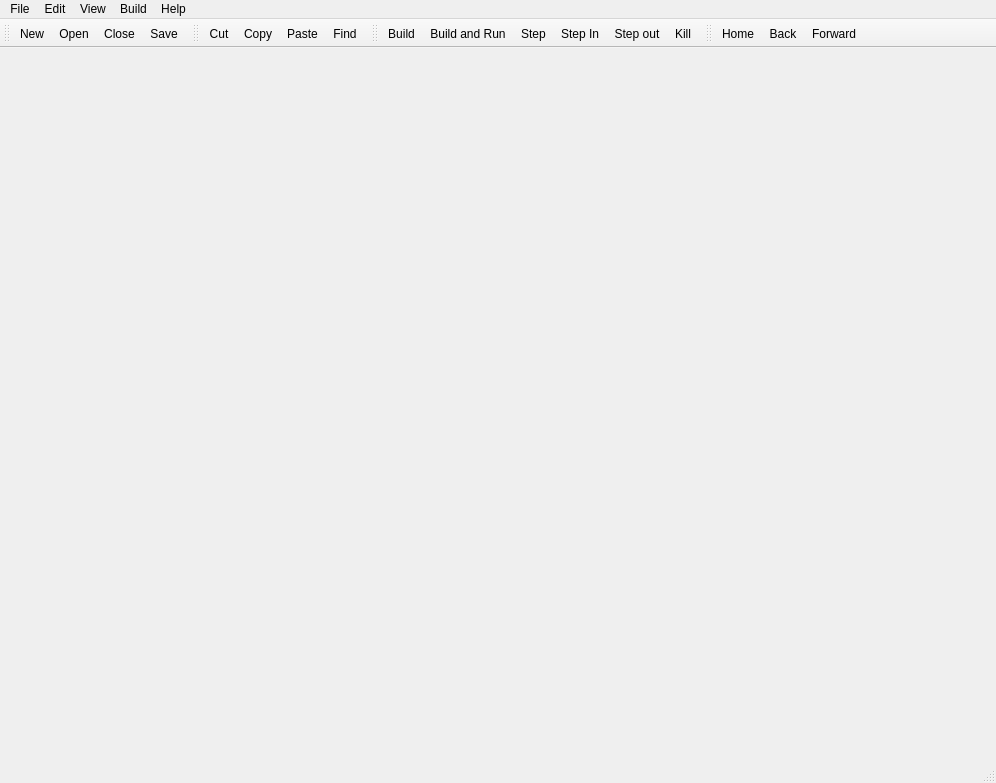
 <widget class="QMainWindow" name="MainWindow">
  <property name="geometry">
   <rect>
    <x>0</x>
    <y>0</y>
    <width>996</width>
    <height>783</height>
   </rect>
  </property>
  <property name="windowTitle">
   <string>Big Ted</string>
  </property>
  <property name="documentMode">
   <bool>false</bool>
  </property>
  <property name="dockOptions">
   <set>QMainWindow::AllowNestedDocks|QMainWindow::AllowTabbedDocks|QMainWindow::AnimatedDocks</set>
  </property>
  <widget class="QWidget" name="centralWidget">
   <layout class="QGridLayout" name="gridLayout_3"/>
  </widget>
  <widget class="QToolBar" name="fileToolBar">
   <property name="iconSize">
    <size>
     <width>24</width>
     <height>24</height>
    </size>
   </property>
   <attribute name="toolBarArea">
    <enum>TopToolBarArea</enum>
   </attribute>
   <attribute name="toolBarBreak">
    <bool>false</bool>
   </attribute>
   <addaction name="actionNew"/>
   <addaction name="actionOpen"/>
   <addaction name="actionClose"/>
   <addaction name="actionSave"/>
  </widget>
  <widget class="QStatusBar" name="statusBar"/>
  <widget class="QToolBar" name="editToolBar">
   <property name="windowTitle">
    <string>toolBar</string>
   </property>
   <attribute name="toolBarArea">
    <enum>TopToolBarArea</enum>
   </attribute>
   <attribute name="toolBarBreak">
    <bool>false</bool>
   </attribute>
   <addaction name="actionEditCut"/>
   <addaction name="actionEditCopy"/>
   <addaction name="actionEditPaste"/>
   <addaction name="actionEditFind"/>
  </widget>
  <widget class="QToolBar" name="buildToolBar">
   <property name="windowTitle">
    <string>toolBar</string>
   </property>
   <attribute name="toolBarArea">
    <enum>TopToolBarArea</enum>
   </attribute>
   <attribute name="toolBarBreak">
    <bool>false</bool>
   </attribute>
   <addaction name="actionBuildBuild"/>
   <addaction name="actionBuildRun"/>
   <addaction name="actionStep"/>
   <addaction name="actionStep_In"/>
   <addaction name="actionStep_Out"/>
   <addaction name="actionKill"/>
  </widget>
  <widget class="QToolBar" name="helpToolBar">
   <property name="windowTitle">
    <string>toolBar</string>
   </property>
   <attribute name="toolBarArea">
    <enum>TopToolBarArea</enum>
   </attribute>
   <attribute name="toolBarBreak">
    <bool>false</bool>
   </attribute>
   <addaction name="actionHelpHome"/>
   <addaction name="actionHelpBack"/>
   <addaction name="actionHelpForward"/>
  </widget>
  <widget class="QMenuBar" name="menuBar">
   <property name="geometry">
    <rect>
     <x>0</x>
     <y>0</y>
     <width>996</width>
     <height>21</height>
    </rect>
   </property>
   <widget class="QMenu" name="menuFile">
    <property name="title">
     <string>File</string>
    </property>
    <widget class="QMenu" name="menuRecent_Files">
     <property name="title">
      <string>Recent Files...</string>
     </property>
    </widget>
    <addaction name="actionNew"/>
    <addaction name="actionOpen"/>
    <addaction name="menuRecent_Files"/>
    <addaction name="separator"/>
    <addaction name="actionClose"/>
    <addaction name="actionClose_All"/>
    <addaction name="separator"/>
    <addaction name="actionSave"/>
    <addaction name="actionSave_As"/>
    <addaction name="actionSave_All"/>
    <addaction name="separator"/>
    <addaction name="actionFileNext"/>
    <addaction name="actionFilePrevious"/>
    <addaction name="separator"/>
    <addaction name="actionPrefs"/>
    <addaction name="separator"/>
    <addaction name="actionFileQuit"/>
   </widget>
   <widget class="QMenu" name="menuBuild">
    <property name="title">
     <string>Build</string>
    </property>
    <addaction name="actionBuildBuild"/>
    <addaction name="actionBuildRun"/>
    <addaction name="separator"/>
    <addaction name="actionStep"/>
    <addaction name="actionStep_In"/>
    <addaction name="actionStep_Out"/>
    <addaction name="actionKill"/>
    <addaction name="separator"/>
    <addaction name="actionTarget"/>
    <addaction name="actionConfig"/>
    <addaction name="separator"/>
    <addaction name="actionLock_Build_File"/>
    <addaction name="actionUnlock_Build_File"/>
    <addaction name="separator"/>
    <addaction name="actionOpenProject"/>
   </widget>
   <widget class="QMenu" name="menuEdit">
    <property name="title">
     <string>Edit</string>
    </property>
    <addaction name="actionEditUndo"/>
    <addaction name="actionEditRedo"/>
    <addaction name="separator"/>
    <addaction name="actionEditCut"/>
    <addaction name="actionEditCopy"/>
    <addaction name="actionEditPaste"/>
    <addaction name="actionEditDelete"/>
    <addaction name="separator"/>
    <addaction name="actionEditSelectAll"/>
    <addaction name="separator"/>
    <addaction name="actionEditFind"/>
    <addaction name="actionEditFindNext"/>
    <addaction name="actionEditGoto"/>
    <addaction name="separator"/>
    <addaction name="actionEditFindInFiles"/>
   </widget>
   <widget class="QMenu" name="menuView">
    <property name="title">
     <string>View</string>
    </property>
    <widget class="QMenu" name="menuToolbars">
     <property name="title">
      <string>Toolbars</string>
     </property>
     <addaction name="actionViewFile"/>
     <addaction name="actionViewEdit"/>
     <addaction name="actionViewBuild"/>
     <addaction name="actionViewHelp"/>
    </widget>
    <widget class="QMenu" name="menuWindows">
     <property name="title">
      <string>Windows</string>
     </property>
     <addaction name="actionViewBrowser"/>
     <addaction name="actionViewConsole"/>
    </widget>
    <addaction name="menuToolbars"/>
    <addaction name="menuWindows"/>
   </widget>
   <widget class="QMenu" name="menuHelp">
    <property name="title">
     <string>Help</string>
    </property>
    <addaction name="actionHelpHome"/>
    <addaction name="actionHelpBack"/>
    <addaction name="actionHelpForward"/>
    <addaction name="separator"/>
    <addaction name="actionHelpQuickHelp"/>
    <addaction name="separator"/>
    <addaction name="actionAbout"/>
   </widget>
   <addaction name="menuFile"/>
   <addaction name="menuEdit"/>
   <addaction name="menuView"/>
   <addaction name="menuBuild"/>
   <addaction name="menuHelp"/>
  </widget>
  <action name="actionOpen">
   <property name="icon">
    <iconset resource="resources.qrc">
     <normaloff>:/icons/Open.png</normaloff>:/icons/Open.png</iconset>
   </property>
   <property name="text">
    <string>Open...</string>
   </property>
   <property name="shortcut">
    <string>Ctrl+O</string>
   </property>
  </action>
  <action name="actionSave">
   <property name="icon">
    <iconset resource="resources.qrc">
     <normaloff>:/icons/Save.png</normaloff>:/icons/Save.png</iconset>
   </property>
   <property name="text">
    <string>Save</string>
   </property>
   <property name="shortcut">
    <string>Ctrl+S</string>
   </property>
  </action>
  <action name="actionSave_All">
   <property name="text">
    <string>Save All</string>
   </property>
   <property name="shortcut">
    <string>Ctrl+Shift+S</string>
   </property>
  </action>
  <action name="actionClose">
   <property name="icon">
    <iconset resource="resources.qrc">
     <normaloff>:/icons/Close.png</normaloff>:/icons/Close.png</iconset>
   </property>
   <property name="text">
    <string>Close</string>
   </property>
  </action>
  <action name="actionClose_All">
   <property name="text">
    <string>Close All</string>
   </property>
  </action>
  <action name="actionFileQuit">
   <property name="text">
    <string>Quit</string>
   </property>
  </action>
  <action name="actionBuildRun">
   <property name="icon">
    <iconset resource="resources.qrc">
     <normaloff>:/icons/Build-Run.png</normaloff>:/icons/Build-Run.png</iconset>
   </property>
   <property name="text">
    <string>Build and Run</string>
   </property>
   <property name="toolTip">
    <string>Build/Run</string>
   </property>
   <property name="shortcut">
    <string>F5</string>
   </property>
  </action>
  <action name="actionNew">
   <property name="icon">
    <iconset resource="resources.qrc">
     <normaloff>:/icons/New.png</normaloff>:/icons/New.png</iconset>
   </property>
   <property name="text">
    <string>New...</string>
   </property>
  </action>
  <action name="actionPrefs">
   <property name="text">
    <string>Options...</string>
   </property>
  </action>
  <action name="actionSave_As">
   <property name="text">
    <string>Save As...</string>
   </property>
  </action>
  <action name="actionStep">
   <property name="icon">
    <iconset resource="resources.qrc">
     <normaloff>:/icons/Step.png</normaloff>:/icons/Step.png</iconset>
   </property>
   <property name="text">
    <string>Step</string>
   </property>
  </action>
  <action name="actionKill">
   <property name="icon">
    <iconset resource="resources.qrc">
     <normaloff>:/icons/Stop.png</normaloff>:/icons/Stop.png</iconset>
   </property>
   <property name="text">
    <string>Kill</string>
   </property>
  </action>
  <action name="actionStep_In">
   <property name="icon">
    <iconset resource="resources.qrc">
     <normaloff>:/icons/Step-In.png</normaloff>:/icons/Step-In.png</iconset>
   </property>
   <property name="text">
    <string>Step In</string>
   </property>
  </action>
  <action name="actionStep_Out">
   <property name="icon">
    <iconset resource="resources.qrc">
     <normaloff>:/icons/Step-Out.png</normaloff>:/icons/Step-Out.png</iconset>
   </property>
   <property name="text">
    <string>Step out</string>
   </property>
  </action>
  <action name="actionEditFind">
   <property name="icon">
    <iconset resource="resources.qrc">
     <normaloff>:/icons/Find.png</normaloff>:/icons/Find.png</iconset>
   </property>
   <property name="text">
    <string>Find...</string>
   </property>
   <property name="shortcut">
    <string>Ctrl+F</string>
   </property>
  </action>
  <action name="actionEditUndo">
   <property name="text">
    <string>Undo</string>
   </property>
   <property name="shortcut">
    <string>Ctrl+Z</string>
   </property>
  </action>
  <action name="actionEditRedo">
   <property name="text">
    <string>Redo</string>
   </property>
   <property name="shortcut">
    <string>Ctrl+Y</string>
   </property>
  </action>
  <action name="actionEditCut">
   <property name="icon">
    <iconset resource="resources.qrc">
     <normaloff>:/icons/Cut.png</normaloff>:/icons/Cut.png</iconset>
   </property>
   <property name="text">
    <string>Cut</string>
   </property>
   <property name="shortcut">
    <string>Ctrl+X</string>
   </property>
  </action>
  <action name="actionEditCopy">
   <property name="icon">
    <iconset resource="resources.qrc">
     <normaloff>:/icons/Copy.png</normaloff>:/icons/Copy.png</iconset>
   </property>
   <property name="text">
    <string>Copy</string>
   </property>
   <property name="shortcut">
    <string>Ctrl+C</string>
   </property>
  </action>
  <action name="actionEditPaste">
   <property name="icon">
    <iconset resource="resources.qrc">
     <normaloff>:/icons/Paste.png</normaloff>:/icons/Paste.png</iconset>
   </property>
   <property name="text">
    <string>Paste</string>
   </property>
   <property name="shortcut">
    <string>Ctrl+V</string>
   </property>
  </action>
  <action name="actionEditDelete">
   <property name="text">
    <string>Delete</string>
   </property>
  </action>
  <action name="actionEditSelectAll">
   <property name="text">
    <string>Select All</string>
   </property>
   <property name="shortcut">
    <string>Ctrl+A</string>
   </property>
  </action>
  <action name="actionEditGoto">
   <property name="text">
    <string>Go to Line...</string>
   </property>
   <property name="shortcut">
    <string>Ctrl+G</string>
   </property>
  </action>
  <action name="actionHelpHome">
   <property name="icon">
    <iconset resource="resources.qrc">
     <normaloff>:/icons/Home.png</normaloff>:/icons/Home.png</iconset>
   </property>
   <property name="text">
    <string>Home</string>
   </property>
  </action>
  <action name="actionHelpBack">
   <property name="icon">
    <iconset resource="resources.qrc">
     <normaloff>:/icons/Back.png</normaloff>:/icons/Back.png</iconset>
   </property>
   <property name="text">
    <string>Back</string>
   </property>
  </action>
  <action name="actionHelpForward">
   <property name="icon">
    <iconset resource="resources.qrc">
     <normaloff>:/icons/Forward.png</normaloff>:/icons/Forward.png</iconset>
   </property>
   <property name="text">
    <string>Forward</string>
   </property>
  </action>
  <action name="actionViewFile">
   <property name="checkable">
    <bool>true</bool>
   </property>
   <property name="text">
    <string>File</string>
   </property>
  </action>
  <action name="actionViewEdit">
   <property name="checkable">
    <bool>true</bool>
   </property>
   <property name="text">
    <string>Edit</string>
   </property>
  </action>
  <action name="actionViewBuild">
   <property name="checkable">
    <bool>true</bool>
   </property>
   <property name="text">
    <string>Build</string>
   </property>
  </action>
  <action name="actionViewHelp">
   <property name="checkable">
    <bool>true</bool>
   </property>
   <property name="text">
    <string>Help</string>
   </property>
  </action>
  <action name="actionViewBrowser">
   <property name="checkable">
    <bool>true</bool>
   </property>
   <property name="text">
    <string>Browser</string>
   </property>
   <property name="shortcut">
    <string>Shift+Esc</string>
   </property>
  </action>
  <action name="actionViewConsole">
   <property name="checkable">
    <bool>true</bool>
   </property>
   <property name="text">
    <string>Console</string>
   </property>
   <property name="shortcut">
    <string>Esc</string>
   </property>
  </action>
  <action name="actionAbout">
   <property name="text">
    <string>About...</string>
   </property>
  </action>
  <action name="actionTarget">
   <property name="text">
    <string>Target...</string>
   </property>
  </action>
  <action name="actionConfig">
   <property name="text">
    <string>Config...</string>
   </property>
  </action>
  <action name="actionOpenProject">
   <property name="text">
    <string>Open project...</string>
   </property>
  </action>
  <action name="actionDeleteFile">
   <property name="text">
    <string>Delete...</string>
   </property>
  </action>
  <action name="actionRenameFile">
   <property name="text">
    <string>Rename...</string>
   </property>
  </action>
  <action name="actionCloseProject">
   <property name="text">
    <string>Close Project</string>
   </property>
  </action>
  <action name="actionSetActiveProject">
   <property name="text">
    <string>Set as Active Project</string>
   </property>
  </action>
  <action name="actionLock_Build_File">
   <property name="text">
    <string>Lock Build File</string>
   </property>
   <property name="shortcut">
    <string>Ctrl+L</string>
   </property>
  </action>
  <action name="actionUnlock_Build_File">
   <property name="text">
    <string>Unlock Build File</string>
   </property>
   <property name="shortcut">
    <string>Ctrl+Shift+L</string>
   </property>
  </action>
  <action name="action_empty">
   <property name="text">
    <string>&lt;empty&gt;</string>
   </property>
  </action>
  <action name="actionFileNext">
   <property name="text">
    <string>Next File</string>
   </property>
  </action>
  <action name="actionFilePrevious">
   <property name="text">
    <string>Previous File</string>
   </property>
  </action>
  <action name="actionEditFindNext">
   <property name="text">
    <string>Find Next</string>
   </property>
   <property name="shortcut">
    <string>F3</string>
   </property>
  </action>
  <action name="actionBuildBuild">
   <property name="icon">
    <iconset resource="resources.qrc">
     <normaloff>:/icons/Build.png</normaloff>:/icons/Build.png</iconset>
   </property>
   <property name="text">
    <string>Build</string>
   </property>
   <property name="shortcut">
    <string>F7</string>
   </property>
  </action>
  <action name="actionEditFindInFiles">
   <property name="text">
    <string>Find in files...</string>
   </property>
   <property name="toolTip">
    <string>Find in files</string>
   </property>
  </action>
  <action name="actionNewFile">
   <property name="text">
    <string>New File...</string>
   </property>
  </action>
  <action name="actionNewFolder">
   <property name="text">
    <string>New Folder...</string>
   </property>
  </action>
  <action name="actionOpen_on_Desktop">
   <property name="text">
    <string>Open on Desktop</string>
   </property>
  </action>
  <action name="actionHelpQuickHelp">
   <property name="text">
    <string>Quick Help</string>
   </property>
   <property name="shortcut">
    <string>F1</string>
   </property>
  </action>
 </widget>
